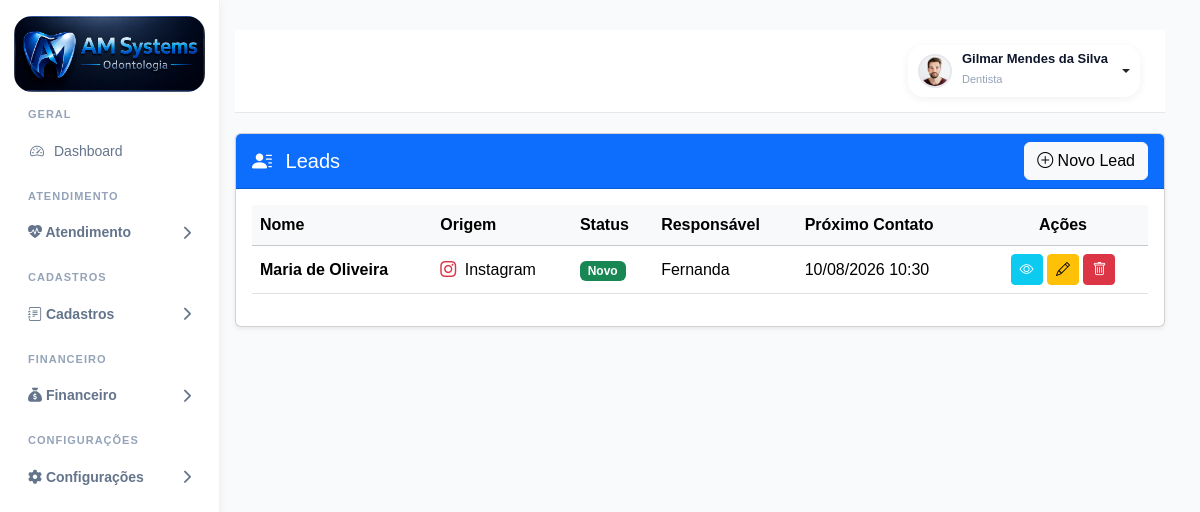
Page /marketing/leads/ (signed in) on the committed database.
### accounts/models.py (models this page shows, shortened)
class PerfilUsuario(models.Model):
    usuario = models.OneToOneField(
        User,
        on_delete=models.CASCADE,
        related_name="perfil"
    )
    perfil_acesso = models.ForeignKey(
        Perfil,
        on_delete=models.PROTECT,
        related_name="usuarios",
        verbose_name="Perfil de Acesso",
        blank=True,
        null=True
    )
    ADMIN = "admin"
    GESTOR = "gestor"
    DENTISTA = "dentista"
    SECRETARIA = "secretaria"
    ACD = "acd"
    CONTABILIDADE = "contabilidade"
    MARKETING = "marketing"
    AUDITORIA = "auditoria"
    TIPOS_USUARIO = [
        (ADMIN, "Administrador"),
        (GESTOR, "Gestor"),
        (DENTISTA, "Dentista"),
        (SECRETARIA, "Secretária"),
        (ACD, "Auxiliar de Saúde Bucal"),
        (CONTABILIDADE, "Contabilidade"),
        (MARKETING, "Marketing"),
        (AUDITORIA, "Auditoria"),
    ]
    tipo_usuario = models.CharField(
        max_length=30,
        choices=TIPOS_USUARIO,
        default=SECRETARIA
    )
    cro = models.CharField(
        max_length=20,
        blank=True,
        null=True
    )
    especialidade = models.CharField(
        max_length=100,
        blank=True,
        null=True
    )
    percentual_comissao = models.DecimalField(
        "Comissão (%)",
        max_digits=5,
        decimal_places=2,
        default=40.00,
        help_text="Percentual de comissão do dentista."
    )
    meta_mensal = models.DecimalField(
        "Meta Mensal (R$)",
        max_digits=10,
        decimal_places=2,
        default=0.00,
        help_text="Meta mensal de produção do dentista."
    )
    telefone = models.CharField(
        max_length=20,
        blank=True,
        null=True
    )
    celular = models.CharField(
        max_length=20,
        blank=True,
        null=True
    )
    cpf = models.CharField(
        max_length=14,
        blank=True,
        null=True
    )
    rg = models.CharField(
        max_length=20,
        blank=True,
        null=True
    )
    data_nascimento = models.DateField(
        blank=True,
        null=True
    )
    sexo = models.CharField(
        max_length=20,
        blank=True,
        null=True
    )
    foto = models.ImageField(
        upload_to="usuarios/fotos/",
        blank=True,
        null=True
    )
    assinatura = models.ImageField(
        upload_to="usuarios/assinaturas/",
        blank=True,
        null=True
    )
    cep = models.CharField(
        max_length=10,
        blank=True,
        null=True
    )
    logradouro = models.CharField(
        max_length=255,
        blank=True,
        null=True
    )
    numero = models.CharField(
        max_length=20,
        blank=True,
        null=True
    )
    complemento = models.CharField(
        max_length=100,
        blank=True,
        null=True
    )
    bairro = models.CharField(
        max_length=100,
        blank=True,
        null=True
    )
    cidade = models.CharField(
        max_length=100,
        blank=True,
        null=True
    )
    uf = models.CharField(
        max_length=2,
        blank=True,
        null=True
    )
    cro_uf = models.CharField(
        max_length=2,
        blank=True,
        null=True
    )
    ativo = models.BooleanField(
        default=True
    )
    somente_leitura = models.BooleanField(
        default=False
    )
    criado_em = models.DateTimeField(
        auto_now_add=True
    )
    atualizado_em = models.DateTimeField(
        auto_now=True
    )

class Lead(models.Model):
    ORIGEM_CHOICES = [
        ("GOOGLE", "Google Ads"),
        ("INSTAGRAM", "Instagram"),
        ("FACEBOOK", "Facebook"),
        ("WHATSAPP", "WhatsApp"),
        ("SITE", "Site"),
        ("INDICACAO", "Indicação"),
        ("OUTRO", "Outro"),
    ]
    STATUS_CHOICES = [
        ("NOVO", "Novo"),
        ("CONTATADO", "Contatado"),
        ("AGENDADO", "Agendado"),
        ("CONVERTIDO", "Convertido"),
        ("PERDIDO", "Perdido"),
    ]
    nome = models.CharField(
        max_length=150
    )
    telefone = models.CharField(
        max_length=20,
        blank=True
    )
    whatsapp = models.CharField(
        max_length=20,
        blank=True
    )
    email = models.EmailField(
        blank=True
    )
    origem = models.CharField(
        max_length=20,
        choices=ORIGEM_CHOICES,
        default="OUTRO"
    )
    campanha = models.ForeignKey(
        "CampanhaMarketing",
        on_delete=models.SET_NULL,
        null=True,
        blank=True,
        related_name="leads",
        verbose_name="Campanha",
    )
    status = models.CharField(
        max_length=20,
        choices=STATUS_CHOICES,
        default="NOVO"
    )
    observacoes = models.TextField(
        blank=True
    )
    responsavel = models.ForeignKey(
        User,
        on_delete=models.SET_NULL,
        null=True,
        blank=True,
        related_name="leads"
    )
    data_cadastro = models.DateTimeField(
        auto_now_add=True
    )
    ultimo_contato = models.DateTimeField(
        null=True,
        blank=True
    )
    proximo_contato = models.DateTimeField(
        null=True,
        blank=True
    )
    ativo = models.BooleanField(
        default=True
    )
    class Meta:
        ordering = ["-data_cadastro"]
        verbose_name = "Lead"
        verbose_name_plural = "Leads"

### accounts/views.py (the view)
@login_required
def leads(request):
    leads = Lead.objects.all().order_by("-data_cadastro")
    context = {
        "leads": leads,
    }
    return render(
        request,
        "accounts/marketing/leads.html",
        context,
    )

### accounts/templates/accounts/marketing/leads.html (shortened to what this page needs)
{% extends "accounts/base.html" %}
{% load static %}
{% block content %}
<div class="card shadow-sm">
    <div class="card-header bg-primary text-white">
        <div class="d-flex justify-content-between align-items-center">
            <h5 class="mb-0">
                <i class="bi bi-person-lines-fill me-2"></i>
                Leads
            </h5>
            <a href="{% url 'novo_lead' %}" class="btn btn-light">
                <i class="bi bi-plus-circle"></i>
                Novo Lead
            </a>
        </div>
    </div>
    <div class="card-body">
        <div class="table-responsive">
            <table class="table table-hover align-middle">
                <thead class="table-light">
                    <tr>
                        <th>Nome</th>
                        <th>Origem</th>
                        <th>Status</th>
                        <th>Responsável</th>
                        <th>Próximo Contato</th>
                        <th class="text-center" width="170">Ações</th>
                    </tr>
                </thead>
                <tbody>
                    {% for lead in leads %}
                    <tr>
                        <td>
                            <span class="fw-semibold">
                                {{ lead.nome }}
                            </span>
                        </td>
                        <td>
                            {% if lead.origem == "GOOGLE" %}
                                <i class="bi bi-google text-danger me-1"></i>
                            {% elif lead.origem == "INSTAGRAM" %}
                                <i class="bi bi-instagram text-danger me-1"></i>
                            {% elif lead.origem == "FACEBOOK" %}
                                <i class="bi bi-facebook text-primary me-1"></i>
                            {% elif lead.origem == "WHATSAPP" %}
                                <i class="bi bi-whatsapp text-success me-1"></i>
                            {% elif lead.origem == "SITE" %}
                                <i class="bi bi-globe text-info me-1"></i>
                            {% elif lead.origem == "INDICACAO" %}
                                <i class="bi bi-people-fill text-warning me-1"></i>
                            {% else %}
                                <i class="bi bi-dot text-secondary me-1"></i>
                            {% endif %}
                            {{ lead.get_origem_display }}
                        </td>
                        <td>
                            {% if lead.status == "NOVO" %}
                                <span class="badge bg-success">Novo</span>
                            {% elif lead.status == "CONTATADO" %}
                                <span class="badge bg-info">Contatado</span>
                            {% elif lead.status == "AGENDADO" %}
                                <span class="badge bg-warning text-dark">Agendado</span>
                            {% elif lead.status == "CONVERTIDO" %}
                                <span class="badge bg-primary">Convertido</span>
                            {% elif lead.status == "PERDIDO" %}
                                <span class="badge bg-danger">Perdido</span>
                            {% endif %}
                        </td>
                        <td>
                            {{ lead.responsavel|default:"-" }}
                        </td>
                        <td>
                            {% if lead.proximo_contato %}
                                {{ lead.proximo_contato|date:"d/m/Y H:i" }}
                            {% else %}
                                <span class="text-muted">-</span>
                            {% endif %}
                        </td>
                        <td class="text-center">
                            <a href="{% url 'detalhe_lead' lead.id %}"
                                class="btn btn-sm btn-info text-white"
                                title="Visualizar">
                                    <i class="bi bi-eye"></i>
                            </a>
                            <a href="{% url 'editar_lead' lead.id %}"
                                class="btn btn-sm btn-warning"
                                title="Editar">
                                    <i class="bi bi-pencil"></i>
                            </a>
                            <a href="{% url 'excluir_lead' lead.id %}"
                                class="btn btn-sm btn-danger"
                                title="Excluir">
                                    <i class="bi bi-trash"></i>
                            </a>
                        </td>
                    </tr>
                    {% endfor %}
                </tbody>
            </table>
        </div>
    </div>
</div>
{% endblock %}

### accounts/templates/accounts/base.html (shortened to what this page needs)
{% load static %}
{% load permissions_tags %}
<!DOCTYPE html>
<html lang="pt-br">
<head>
    <link href="https://cdn.jsdelivr.net/npm/bootstrap@5.3.3/dist/css/bootstrap.min.css" rel="stylesheet">
    <link rel="stylesheet" href="https://cdn.jsdelivr.net/npm/bootstrap-icons@1.11.3/font/bootstrap-icons.min.css">
    <link rel="stylesheet" href="https://cdnjs.cloudflare.com/ajax/libs/font-awesome/6.5.2/css/all.min.css">
    <link rel="stylesheet" href="{% static 'css/style.css' %}">
    <link rel="stylesheet" href="{% static 'css/pacientes.css' %}">
    <link rel="stylesheet" href="{% static 'css/odontograma.css' %}">
    <link rel="stylesheet" href="{% static 'css/anamnese.css' %}">
    <link rel="stylesheet" href="{% static 'css/ficha_clinica.css' %}">
    <link href="https://cdn.jsdelivr.net/npm/fullcalendar@6.1.15/index.global.min.css" rel="stylesheet">
</head>
<body>
    <div class="dashboard-wrapper">
        {% with perfil=request.user.perfil.tipo_usuario %}
        <aside class="sidebar">
            <div class="logo-area">
                <img src="{% static 'img/logo.png' %}" alt="Logo">
            </div>
<ul class="sidebar-menu">
    <div class="sidebar-section">
        GERAL
    </div>
    <li class="{% if 'dashboard' in request.path %}active{% endif %}">
        <a href="{% url 'dashboard' %}">
            <i class="bi bi-speedometer2"></i>
            <span>Dashboard</span>
        </a>
    </li>
<div class="sidebar-section">
    ATENDIMENTO
</div>
<li class="menu-group">
    <button class="menu-toggle">
        <span>
            <i class="bi bi-heart-pulse-fill"></i>
            Atendimento
        </span>
        <i class="fa-solid fa-chevron-right"></i>
    </button>
        {% possui_permissao request.user 'agenda' as pode_ver_agenda %}
        {% possui_permissao request.user 'pacientes' as pode_ver_pacientes %}
        {% possui_permissao request.user 'orcamentos' as pode_ver_orcamentos %}
        {% possui_permissao request.user 'relatorios' as pode_ver_relatorios %}
</li>
<div class="sidebar-section">
    CADASTROS
</div>
<li class="menu-group">
    <button class="menu-toggle">
        <span>
            <i class="bi bi-journal-text"></i>
            Cadastros
        </span>
        <i class="fa-solid fa-chevron-right"></i>
    </button>
        {% possui_permissao request.user 'procedimentos' as pode_ver_procedimentos %}
        {% possui_permissao request.user 'convenios' as pode_ver_convenios %}
</li>
{% possui_permissao request.user 'contas_pagar' as pode_contas_pagar %}
{% possui_permissao request.user 'contas_receber' as pode_contas_receber %}
{% possui_permissao request.user 'caixa' as pode_ver_caixa %}
{% if pode_contas_pagar or pode_contas_receber or pode_ver_caixa %}
<div class="sidebar-section">
    FINANCEIRO
</div>
<li class="menu-group">
    <button class="menu-toggle">
        <span>
            <i class="fa-solid fa-sack-dollar"></i>
            Financeiro
        </span>
        <i class="fa-solid fa-chevron-right"></i>
    </button>
       {% possui_permissao request.user "livro_caixa" "visualizar" as pode_ver_livro_caixa %}
</li>
{% endif %}
{% possui_permissao request.user 'fornecedores' as pode_ver_fornecedores %}
{% possui_permissao request.user 'produtos' as pode_ver_produtos %}
{% possui_permissao request.user 'compras' as pode_ver_compras %}
{% possui_permissao request.user 'estoque' as pode_ver_estoque %}
{% possui_permissao request.user 'movimentacoes_estoque' as pode_ver_movimentacoes %}
{% possui_permissao request.user 'produtos_criticos' as pode_ver_produtos_criticos %}
{% possui_permissao request.user 'lotes' as pode_ver_lotes %}
{% possui_permissao request.user 'marketing' as pode_marketing %}
{% possui_permissao request.user 'configuracao_clinica' as pode_configuracao_clinica %}
{% possui_permissao request.user 'metas_dentistas' as pode_metas_dentistas %}
{% possui_permissao request.user 'usuarios' as pode_usuarios %}
{% possui_permissao request.user 'perfis' as pode_perfis %}
{% if pode_configuracao_clinica or pode_metas_dentistas or pode_usuarios or pode_perfis %}
<div class="sidebar-section">
    CONFIGURAÇÕES
</div>
<li class="menu-group">
    <button class="menu-toggle">
        <span>
            <i class="fa-solid fa-gear"></i>
            Configurações
        </span>
        <i class="fa-solid fa-chevron-right"></i>
    </button>
</li>
{% endif %}
            </ul>
            {% endwith %}
        </aside>
        <main class="main-content">
            <div class="topbar">
                <div class="d-flex justify-content-end align-items-center">
                    {% if request.user.is_authenticated %}
                    <div class="dropdown">
                        <button class="btn profile-dropdown-btn dropdown-toggle" type="button" data-bs-toggle="dropdown"
                            aria-expanded="false">
                            {% if request.user.perfil.foto %}
                            <img src="{{ request.user.perfil.foto.url }}" alt="Foto" class="profile-avatar">
                            {% else %}
                            <div class="profile-avatar-placeholder"></div>
                            {% endif %}
                            <div class="text-start">
                                <div class="profile-user-name">
                                    {% if request.user.first_name and request.user.last_name %}
                                    {{ request.user.first_name }} {{ request.user.last_name }}
                                    {% elif request.user.first_name %}
                                    {{ request.user.first_name }}
                                    {% else %}
                                    {{ request.user.username }}
                                    {% endif %}
                                </div>
                                <small class="profile-user-role">
                                    {{ request.user.perfil.get_tipo_usuario_display }}
                                </small>
                            </div>
                        </button>
                    </div>
                    {% endif %}
                </div>
            </div>
            {% block content %}
            {% endblock %}
        </main>
    </div>
</body>
</html>

### rows in the picture
Lead: nome "Maria de Oliveira", origem "Instagram", status "Novo", responsavel "Fernanda", proximo_contato "10/08/2026 10:30"

### other values in the picture
{{ request.user.first_name }} "Gilmar Mendes da Silva"
{{ request.user.perfil.get_tipo_usuario_display }} "Dentista"
